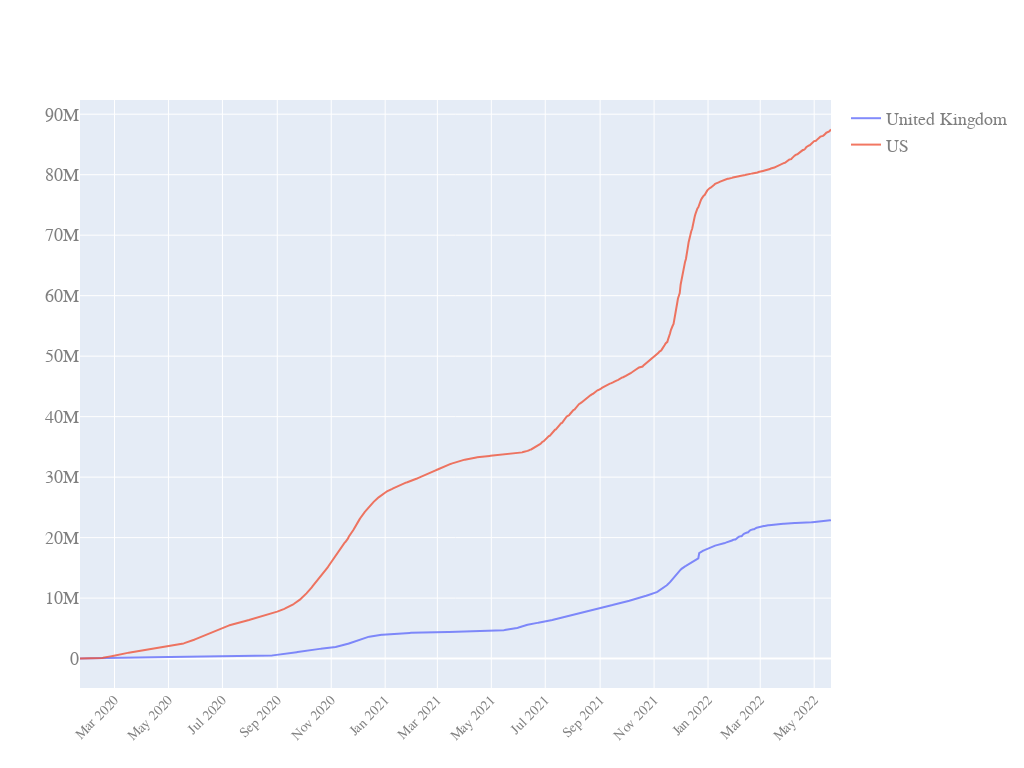

Here is the notebook cell this chart was saved with:
### Code cell
quick_plot(df_analyse.date,
           df_analyse.iloc[40:,[6,7]],
           y_scale='linear')

### Figure 1 — Plotly figure (JSON) as saved in the notebook; plotly's stock layout.template omitted (floating-point values rounded to 4 significant figures; data arrays with more than 128 entries replaced by an {"elided": "..."} marker saying what was removed)
{"data": [{"name": "United Kingdom", "opacity": 0.8, "type": "scatter", "x": {"elided": "890 str values"}, "y": {"elided": "850 int values"}}, {"name": "US", "opacity": 0.8, "type": "scatter", "x": {"elided": "890 str values"}, "y": {"elided": "850 int values"}}], "layout": {"autosize": true, "font": {"color": "#7f7f7f", "family": "PT Sans, monospace", "size": 18}, "height": 768, "width": 1024, "xaxis": {"nticks": 20, "tickangle": -45, "tickfont": {"color": "#7f7f7f", "size": 14}}, "yaxis": {"type": "linear"}}}
